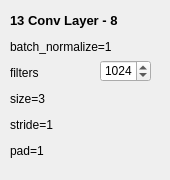
        <widget class="QWidget" name="tabWidgetPage14">
         <attribute name="title">
          <string/>
         </attribute>
         <widget class="QLabel" name="TrainWigLabel_10">
          <property name="geometry">
           <rect>
            <x>10</x>
            <y>10</y>
            <width>141</width>
            <height>21</height>
           </rect>
          </property>
          <property name="text">
           <string>&lt;html&gt;&lt;head/&gt;&lt;body&gt;&lt;p&gt;&lt;span style=&quot; font-size:10pt; font-weight:600;&quot;&gt;13 Conv Layer - 8&lt;/span&gt;&lt;/p&gt;&lt;/body&gt;&lt;/html&gt;</string>
          </property>
         </widget>
         <widget class="QLabel" name="TrainWigLabel_27">
          <property name="geometry">
           <rect>
            <x>10</x>
            <y>40</y>
            <width>151</width>
            <height>131</height>
           </rect>
          </property>
          <property name="text">
           <string>&lt;html&gt;&lt;head/&gt;&lt;body&gt;&lt;p&gt;batch_normalize=1&lt;/p&gt;&lt;p&gt;filters&lt;/p&gt;&lt;p&gt;size=3&lt;/p&gt;&lt;p&gt;stride=1&lt;/p&gt;&lt;p&gt;pad=1&lt;/p&gt;&lt;p&gt;activation=leaky&lt;/p&gt;&lt;/body&gt;&lt;/html&gt;</string>
          </property>
         </widget>
         <widget class="QSpinBox" name="spinBoxConv8">
          <property name="geometry">
           <rect>
            <x>100</x>
            <y>60</y>
            <width>51</width>
            <height>22</height>
           </rect>
          </property>
          <property name="alignment">
           <set>Qt::AlignRight|Qt::AlignTrailing|Qt::AlignVCenter</set>
          </property>
          <property name="buttonSymbols">
           <enum>QAbstractSpinBox::UpDownArrows</enum>
          </property>
          <property name="minimum">
           <number>1</number>
          </property>
          <property name="maximum">
           <number>4096</number>
          </property>
          <property name="singleStep">
           <number>16</number>
          </property>
          <property name="value">
           <number>1024</number>
          </property>
         </widget>
        </widget>
